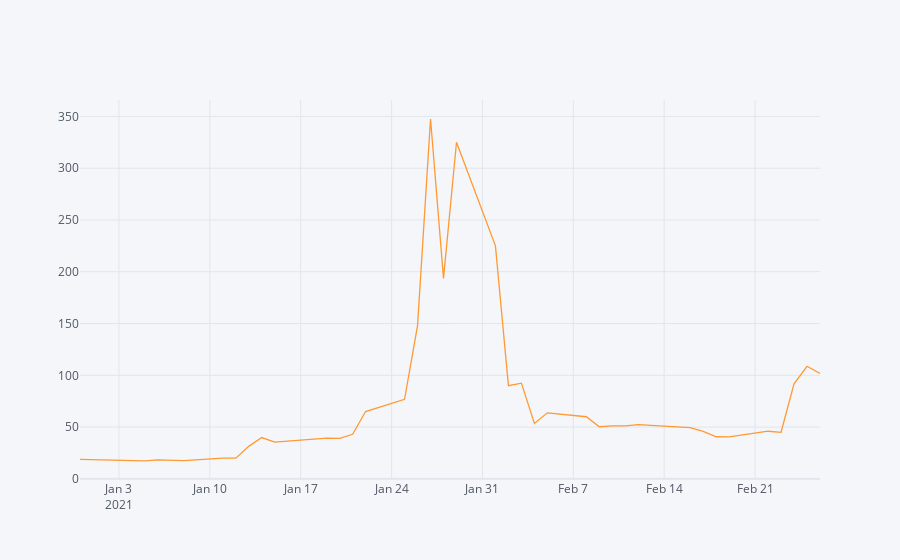

Notebook source saved alongside this figure:
### Code cell
gamestop['Adj Close'].iplot()

### Figure 1 — Plotly figure (JSON) as saved in the notebook; plotly's stock layout.template omitted (floating-point values rounded to 4 significant figures)
{"data": [{"line": {"color": "rgba(255, 153, 51, 1.0)", "dash": "solid", "shape": "linear", "width": 1.3}, "mode": "lines", "name": "Adj Close", "text": "", "type": "scatter", "x": ["2020-12-31", "2021-01-04", "2021-01-05", "2021-01-06", "2021-01-07", "2021-01-08", "2021-01-11", "2021-01-12", "2021-01-13", "2021-01-14", "2021-01-15", "2021-01-19", "2021-01-20", "2021-01-21", "2021-01-22", "2021-01-25", "2021-01-26", "2021-01-27", "2021-01-28", "2021-01-29", "2021-02-01", "2021-02-02", "2021-02-03", "2021-02-04", "2021-02-05", "2021-02-08", "2021-02-09", "2021-02-10", "2021-02-11", "2021-02-12", "2021-02-16", "2021-02-17", "2021-02-18", "2021-02-19", "2021-02-22", "2021-02-23", "2021-02-24", "2021-02-25", "2021-02-26"], "y": [18.84, 17.25, 17.37, 18.36, 18.08, 17.69, 19.94, 19.95, 31.4, 39.91, 35.5, 39.36, 39.12, 43.03, 65.01, 76.79, 148.0, 347.5, 193.6, 325, 225, 90, 92.41, 53.5, 63.77, 60, 50.31, 51.2, 51.1, 52.4, 49.51, 45.94, 40.69, 40.59, 46, 44.97, 91.71, 108.7, 101.7]}], "layout": {"legend": {"bgcolor": "#F5F6F9", "font": {"color": "#4D5663"}}, "paper_bgcolor": "#F5F6F9", "plot_bgcolor": "#F5F6F9", "title": {"font": {"color": "#4D5663"}}, "xaxis": {"gridcolor": "#E1E5ED", "showgrid": true, "tickfont": {"color": "#4D5663"}, "title": {"font": {"color": "#4D5663"}, "text": ""}, "zerolinecolor": "#E1E5ED"}, "yaxis": {"gridcolor": "#E1E5ED", "showgrid": true, "tickfont": {"color": "#4D5663"}, "title": {"font": {"color": "#4D5663"}, "text": ""}, "zerolinecolor": "#E1E5ED"}}}
